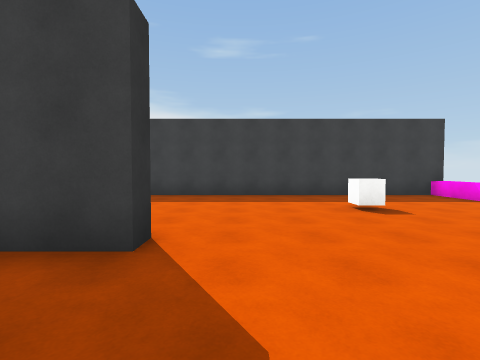
[1] (above)

21 first-person views from a walk through a scene from a Unity 3-D project. The camera is 1.5 m above the floor, tilts 2° down and sees 85° across. The floor is counted in squares, 2 m on a side. Each view is taken from the middle of a square. On the plan, view 1 faces up. The plan holds only what a view shows up to about 9 squares ahead; the rest is blank. The place goes on beyond the plan. The player is left out. Surface patterns are stand-ins for the level's own textures.

[2]
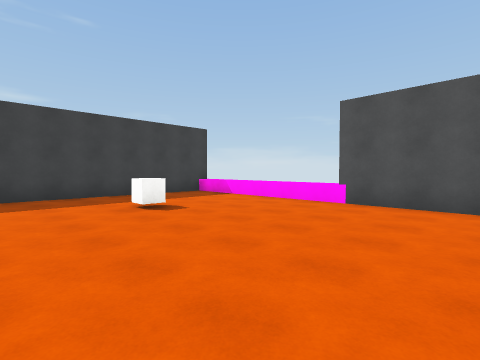

[3]
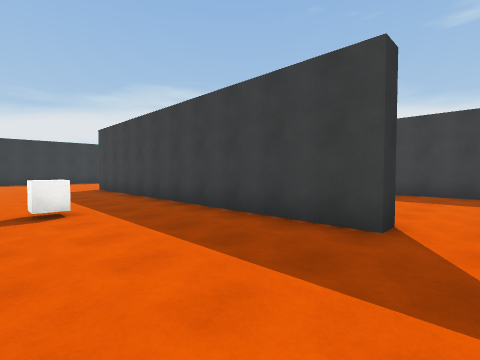

[4]
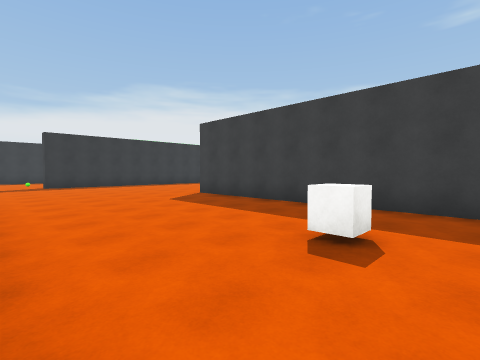

[5]
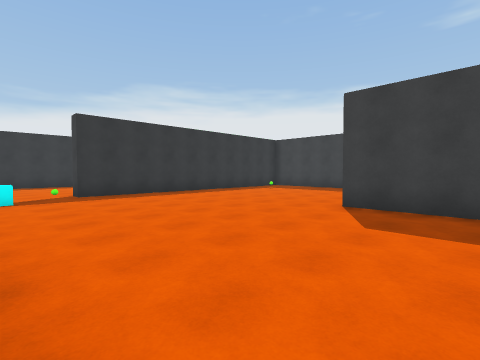

[6]
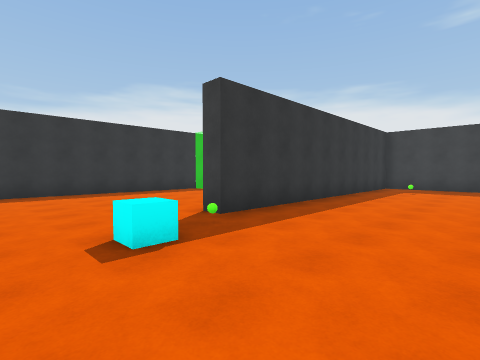

[7]
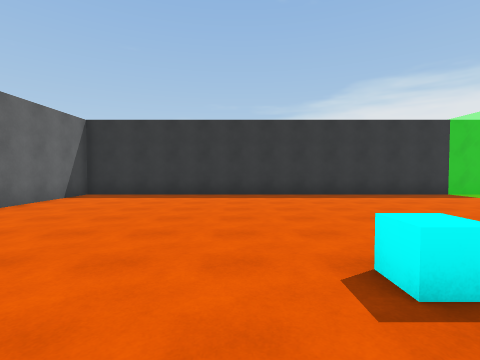

[8]
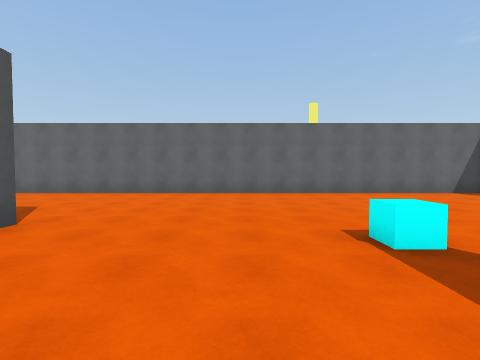

[9]
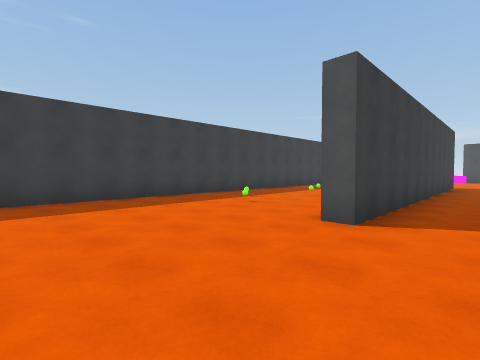

[10]
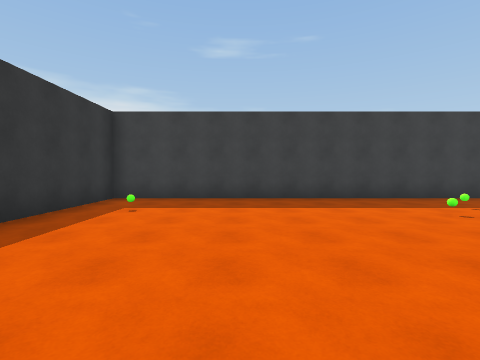

[11]
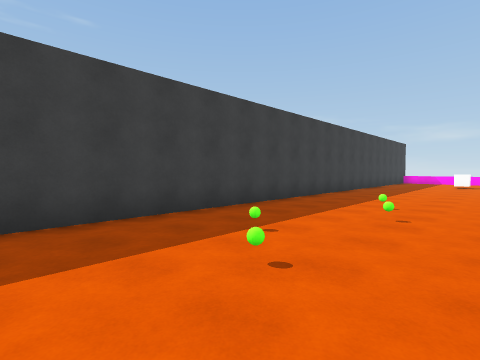

[12]
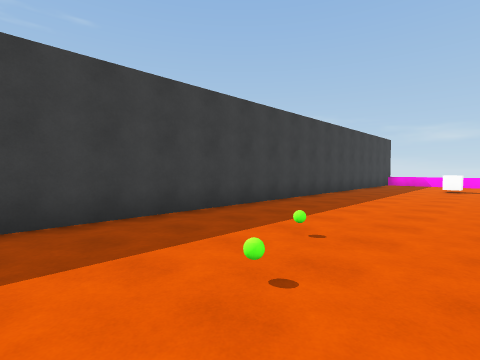

[13]
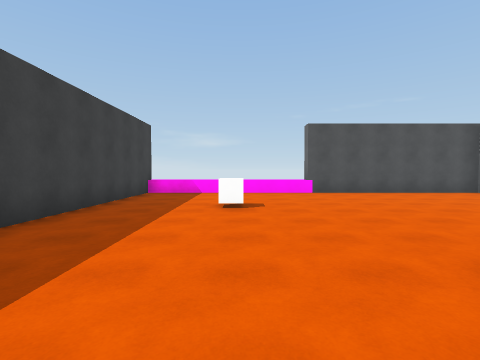

[14]
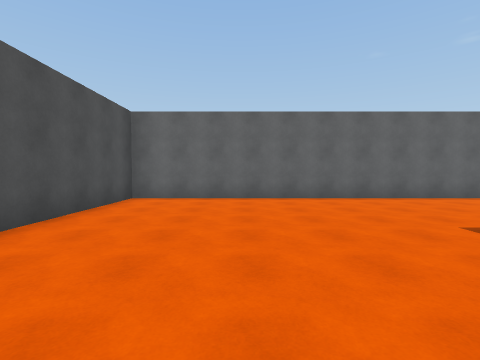

[15]
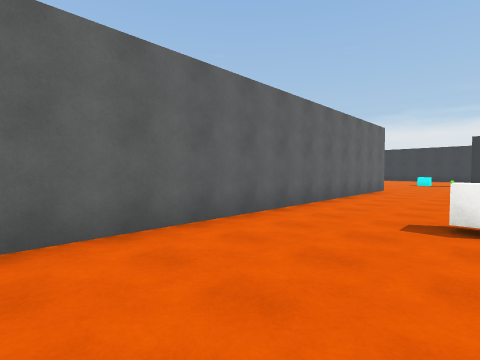

[16]
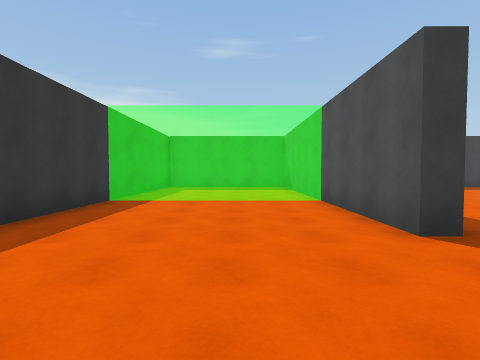

[17]
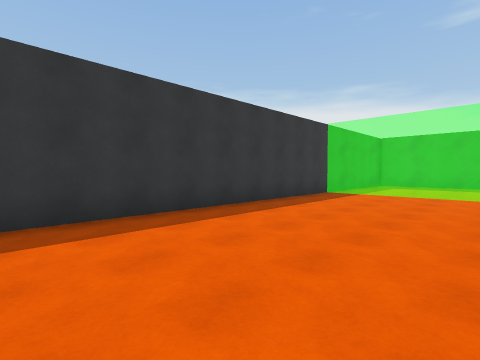

[18]
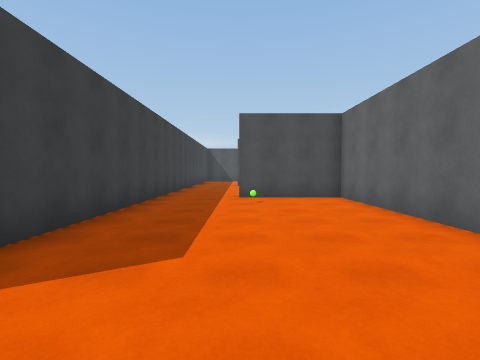

[19]
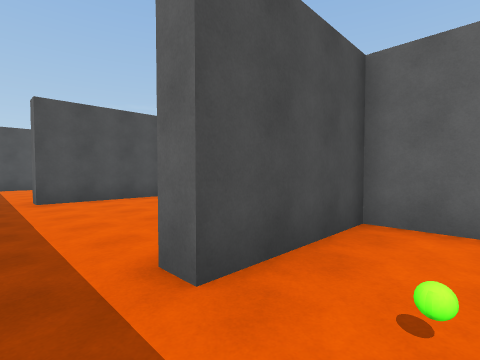

[20]
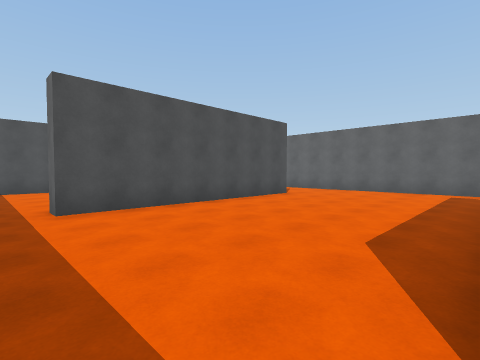

[21]
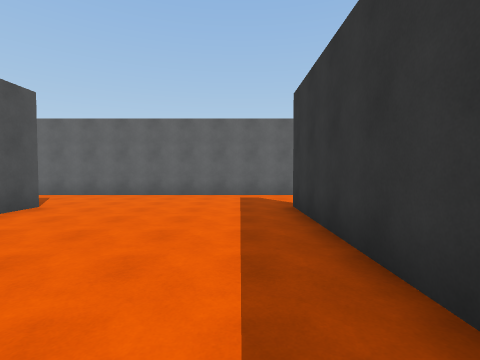

### Floor plan
Points are (right, up) in squares from view 1. A wall is a line through its corners. A room is listed if a view was taken in it or the views show most of it. See-through windows are left out.
Room 1 (views 1, 2, 3, 4, 5, 6, 7, 8, 9, 10, 11, 12, 13, 14, 15, 16, 17, 18, 19)
walls: (-10.6, -3.1) (5.9, -3.1) (5.9, 8.2); (-5.5, -3.7) (-10.5, -3.7); (-1, 3) (-1, 2.4) (-11.4, 2.4) (-11.4, 3); (-23.3, 5) (-23.3, -8.9) (-5.6, -8.9) (-5.6, -6); (6.4, 8.1) (-17.4, 8.1) (-17.4, -1) (-17.9, -1) (-17.9, 5)
ways out: opening at (-5, -5) to room 2
objects: cyan cube (-17, -3); other object (-17, -2); other object (-16, 6); green ball (-10, 5); other object (-9, 6); green ball (-8, 5); green ball (-7, -6); other object (-6, 6); cube (-5, 0); cube (3, 5)
Room 2 (views 20, 21)
walls: (-5.1, -8.1) (-5.1, -12.6); (0.2, -12.5) (0.2, -6) (0.8, -6); (-5.6, -6) (-5, -6); (-4, -3.7) (-5.5, -3.7); (-4.5, -15.1) (0.5, -15.1)
ways out: opening at (-5, -5) to room 1; opening at (-5, -13.5); opening at (1, -13.5); opening at (1, -5)

Where each view was taken, in squares from view 1:
view 1: 0 up, 0 right, facing up
view 2: 0 up, 0 right, facing up-right
view 3: 1 down, 0 right, facing up-left
view 4: 3 down, 4 left, facing up-left
view 5: 3 down, 9 left, facing up-left
view 6: 4 down, 14 left, facing up-left
view 7: 4 down, 15 left, facing left
view 8: 0 up, 15 left, facing down
view 9: 1 up, 15 left, facing up-right
view 10: 1 up, 14 left, facing up
view 11: 4 up, 12 left, facing up-right
view 12: 4 up, 9 left, facing up-right
view 13: 5 up, 3 left, facing right
view 14: 4 up, 3 right, facing down
view 15: 0 up, 1 left, facing down-left
view 16: 4 down, 20 left, facing up
view 17: 6 down, 19 left, facing up-left
view 18: 6 down, 13 left, facing right
view 19: 5 down, 7 left, facing down-right
view 20: 5 down, 5 left, facing down-right
view 21: 7 down, 4 left, facing down
